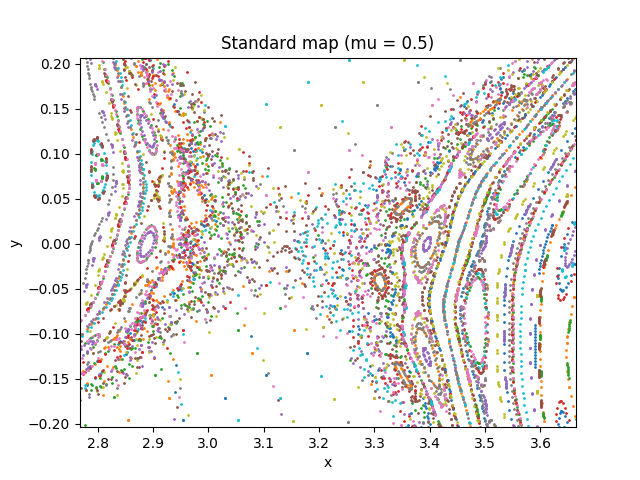

Python code for this plot:
from ctypes import *
import numpy as np
from matplotlib import pyplot as plt

# ---------- Import C library
clib = np.ctypeslib.load_library('clib.so', '/home/jorge/ownCloud/PhD/Chaos/Standard Map/Standard-Map/C Library')

# ---------- Call C functions
def sm_iteration (x):
	# Convert parameters to ctype
	xc = (c_double * 2)(*x)
	# Call C function
	clib.standard_map(byref(xc))
	# Modify python parametrs
	for i in range(2): x[i] = xc[i]

	return x

# ---------- Standard map propagation function
def sm_propagation (x, k):
	xlist = x 
	for i in range(k):
		x = sm_iteration(x)
		xlist = np.vstack((xlist, x))
	
	return xlist

# ---------- Dynamical parameter
mu = 0.5
clib.init_mu(c_double(mu))
		
# ---------- Number of iterations
k = 500

# ---------- Initial state
x = np.arange(2.7, 3.7, 0.05)
y = np.arange(-0.7, 0.3, 0.05)
for xi in x:
	for yi in y: 
		state = [xi, yi]

# ---------- Call propagation function
		statelist = sm_propagation(state, k)
# ---------- Plot trajectory
		plt.scatter(statelist[:,0], statelist[:,1], s=1)

plt.title('Standard map (mu = 0.5)')
plt.xlabel('x')
plt.ylabel('y')
plt.show()
